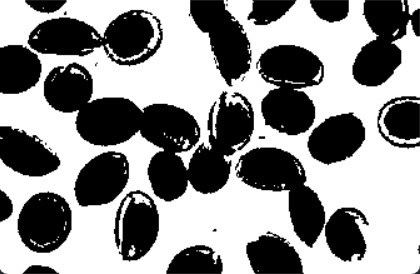
#> input picture Nomor4.jpg, 420 x 274 px, found by its file name
$ python 24_suplemen9_opening.py
#> lines starting #> are read from the running program, lines starting #| are printed output that depends on the picture; after the words box and inside, x2 and y2 are one past the last pixel; in counts of white or black regions, pixels touching at a corner belong together
import cv2
import numpy as np
from matplotlib import pyplot as plt

imggambara = cv2.imread("./Nomor4.jpg", 0)
#> imggambara: shape (274, 420); min 0, max 255, mean 141.1
imggambar = cv2.cvtColor(imggambara, cv2.THRESH_BINARY)
kernel = np.ones((15, 15), np.uint8)
imgopening = cv2.morphologyEx(imggambar, cv2.MORPH_OPEN, kernel)
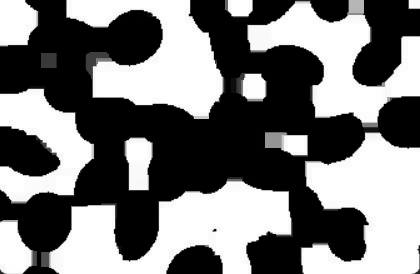
#> imgopening: shape (274, 420, 4); mean B, G, R, A 120.4, 120.4, 120.4, 255
# kernel = np.ones((5,5),np.uint8)
# imgmg=cv2.morphologyEx(imgopening,cv2.MORPH_GRADIENT,kernel)

# tampil_hor=np.concatenate((imggambar,imgopening),axis=0)

cv2.putText(imgopening, "Identifikasi Objek", (100, 175),
            cv2.FONT_HERSHEY_COMPLEX, 0.5, (0, 255, 255), 1)
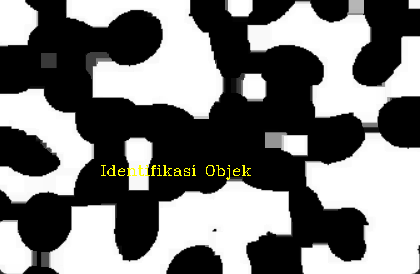
#> imgopening: shape (274, 420, 4); 0.42% of pixels changed, all inside (x1, y1, x2, y2) = (101, 165, 251, 180)


tampil_hor = np.concatenate((imggambar, imgopening), axis=1)
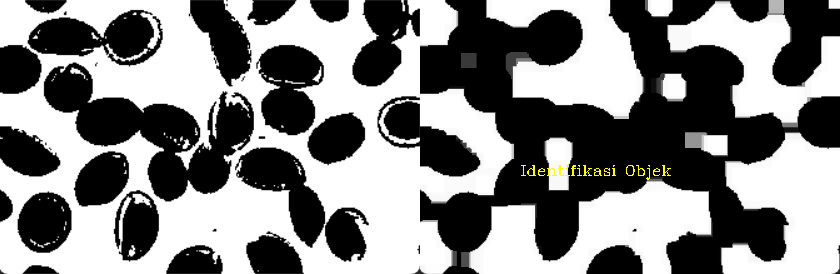
#> tampil_hor: shape (274, 840, 4); mean B, G, R, A 130.7, 131.2, 131.2, 254.5
cv2.imshow('hasil akhir', tampil_hor)

# cv2.imshow("contoh opening",imgopening)

cv2.waitKey(0)
cv2.destroyAllWindows


# kernel = np.ones((7,7),np.uint8)
# imgclosing=cv2.morphologyEx(imggambar,cv2.MORPH_CLOSE,kernel)
# cv2.imshow("contoh closing",imgclosing)

$ run again, with Nomor1.jpg copied over Nomor4.jpg
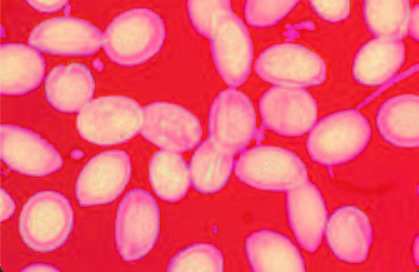
#> input picture Nomor1.jpg, 419 x 272 px, found by its file name
#> `cv2.putText(imgopening, "Identifikasi Objek", (100, 175), cv2.FONT_HER..`:
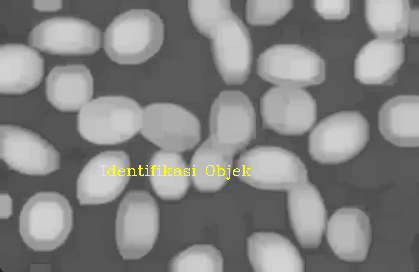
#> imgopening: shape (272, 419, 4); mean B, G, R, A 129.3, 130.4, 130.4, 253.9
#> `tampil_hor = np.concatenate((imggambar, imgopening), axis=1)`:
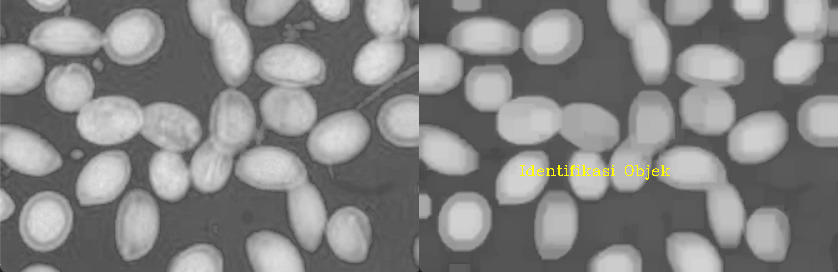
#> tampil_hor: shape (272, 838, 4); mean B, G, R, A 132.3, 132.8, 132.8, 254.5
